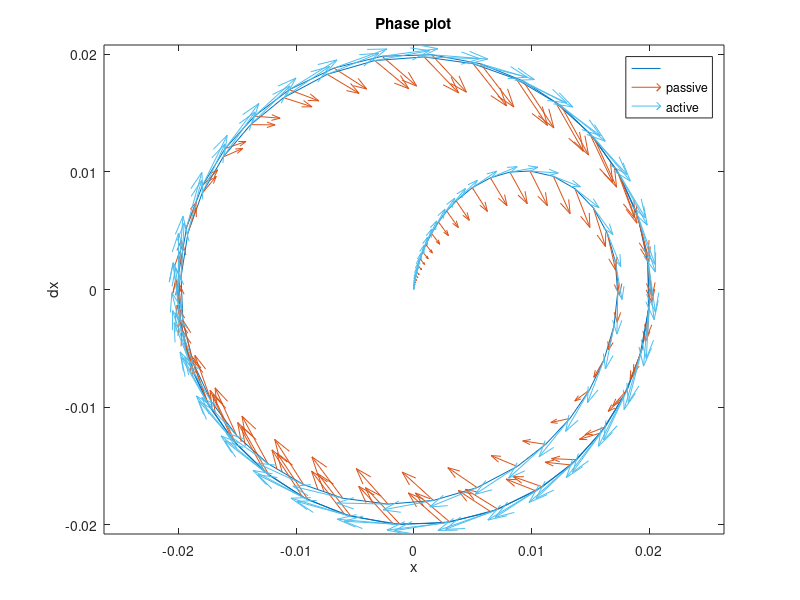
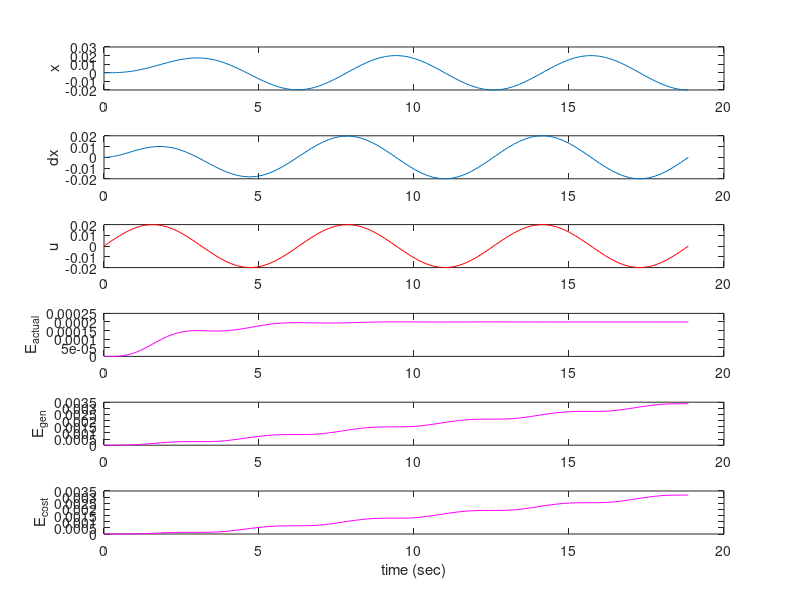
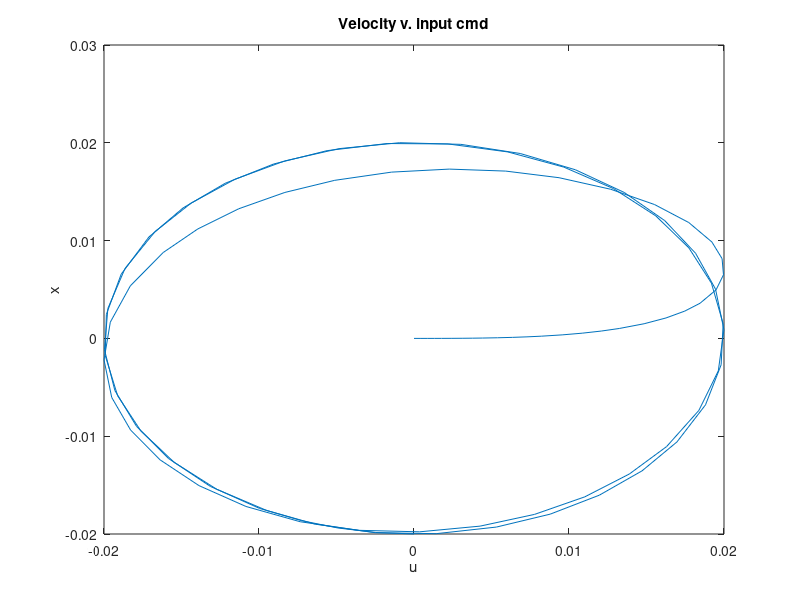
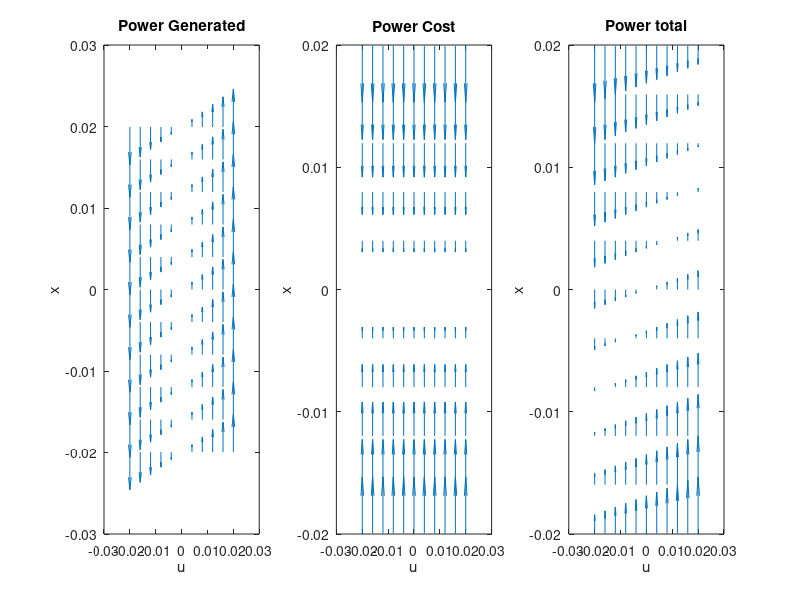

MATLAB code for these plots, in order:
function main

m = 1;      % Mass
c = 1;      % Damping
k = 1;      % Spring Constant
w = .731/(2*pi);  % Frequency
w = 1/(2*pi);

g = 0.02;    % Input gain

fcn_phys = @(q,u) [q(2);...
                   (u - c*q(2) - k*q(1))/m];
               
fcn_ctrl_kick = @(t, q) g * sign(sin(2*pi*w*t));
fcn_ctrl_push = @(t, q) g * sin(2*pi*w*t);
fcn_ctrl_opt1 = @(t, q) g * sign(q(2));
fcn_ctrl_opt2 = @(t, q) g * sign(q(2))*exp(-1000*q(2).^2);
fcn_ctrl_opt3 = @(t, q) g * sign(q(2))*(q(2) < g/c);
fcn_ctrl_circ = @(t, q) sign(q(2))*sqrt(g^2 - q(1)^2 - q(2)^2);

%%%%%%%%%%%%%%%%%%%%%%%%%%%%%%%%%%%%%%%%%
%%% Select Control Strat
switch 2
    case 1
       fcn_u = fcn_ctrl_kick; 
    case 2
       fcn_u = fcn_ctrl_push;
    case 3
       fcn_u = fcn_ctrl_opt1;
    case 4
       fcn_u = fcn_ctrl_opt2;
    case 5
       fcn_u = fcn_ctrl_opt3;
    case 6
        fcn_u = fcn_ctrl_circ;
    otherwise
        fcn_u = @(t, q) 0;
end


fcn_sim = @(t,x) fcn_phys(x, fcn_u(t,x));

[t,q] = ode45(fcn_sim, [0,3/w], [0;.00001]);
% Calculate the control cmds sent
u_thang = zeros(1, size(q,1));
% Recreate the U-command
for i=1:size(q)
    u_thang(i) = fcn_u(t(i),q(i,:)');
end
dt = [diff(t)', diff(t((end-1):end))];



%%% Plots %%%
figure(12300)
clf
plot(q(:,1), q(:,2))
hold on
quiver(q(:,1),q(:,2), q(:,2), -k/m*q(:,1) - c/m*q(:,2))
quiver(q(:,1),q(:,2), q(:,2), u_thang'/m-k/m*q(:,1) - c/m*q(:,2))
title('Phase plot')
xlabel('x')
ylabel('dx')
legend('','passive','active')
axis equal

figure(12301)
clf
n_figs = 6;
% Position
subplot(n_figs,1,1)
plot(t,q(:,1))
ylabel('x')
% Velocity
subplot(n_figs,1,2)
plot(t,q(:,2))
ylabel('dx')
% Input cmd
subplot(n_figs,1,3)
plot(t, u_thang, 'r')
ylabel('u')
% Energy in system
subplot(n_figs,1,4)
plot(t, .5*k*q(:,1).^2 + .5*m*q(:,2).^2, 'm')
ylabel('E_{actual}')
% Energy generated
subplot(n_figs,1,5)
plot(t, cumsum(q(:,2)'.*u_thang.*dt), 'm');
ylabel('E_{gen}')
% Energy lost
subplot(n_figs,1,6)
plot(t, cumsum(c*q(:,2)'.^2.*dt), 'm');
ylabel('E_{cost}')
xlabel('time (sec)')
%%%%%%%%%%%%%%%%%%%%%%%%%%%
% % Power integrated
% subplot(n_figs, 1, 7)
% plot(t, cumsum(q(:,2)'.*u_thang.*dt)...
%        -cumsum(c*q(:,2)'.^2.*dt), 'm')
% ylabel('E_{diff}')
% xlabel('x')
% % Energy recalc'd
% subplot(n_figs, 1, 8)
% plot(t(1:end-1), cumsum(u_thang(1:end-1) .* diff(q(:,1)')), 'k')
% ylabel('u*dx')


figure(12302)
plot(u_thang,q(:,1))
xlabel('u')
ylabel('x')
title('Velocity v. input cmd')

%%%%%%%%%%%%%%%%%%%%%%%%%%%%%%%%%%%%%%%
% Plot the vector graphgs for generated
% power, power cost and total
u_s = linspace(min(u_thang), max(u_thang), 11);
x_s = linspace(min(q(:,2)), max(q(:,2)), 11);
[U,X] = meshgrid(u_s,x_s);
P_gen_u = 0*U;
P_gen_x = U;
P_cost_u = 0*U;
P_cost_x = -2*c*X;
P_total_u = P_gen_u + P_cost_u;
P_total_x = P_gen_x + P_cost_x;

figure(12303)
clf
subplot(1,3,1)
quiver(U,X,P_gen_u, P_gen_x)
xlabel('u')
ylabel('x')
title('Power Generated')
subplot(1,3,2)
quiver(U,X,P_cost_u, P_cost_x)
xlabel('u')
ylabel('x')
title('Power Cost')
subplot(1,3,3)
quiver(U,X,P_total_u, P_total_x)
xlabel('u')
ylabel('x')
title('Power total')

%%%NOW WITH ONE MORE DIMENSION
% Plot the vector graphgs for generated
% power, power cost and total
u_s = linspace(min(u_thang), max(u_thang), 4);
x_s = linspace(min(q(:,2)), max(q(:,2)), 4);
v_s = linspace(min(q(:,2)), max(q(:,2)), 4);
[U,X,V] = meshgrid(u_s,x_s,v_s);
P_gen_u = 0*U;
P_gen_x = U;
P_gen_v = 0*V;
P_cost_u = 0*U;
P_cost_x = -2*c*V;
P_cost_v = 0*X;
P_total_u = P_gen_u + P_cost_u;
P_total_x = P_gen_x + P_cost_x;
P_total_v = P_gen_v + P_cost_v;

figure(12304)
clf
subplot(1,3,1)
quiver3(U,X,V, P_gen_u, P_gen_x, P_gen_v)
xlabel('u')
ylabel('x')
zlabel('v')
title('Power Generated')
subplot(1,3,2)
quiver3(U,X,V, P_cost_u, P_cost_x, P_cost_v)
xlabel('u')
ylabel('x')
zlabel('v')
title('Power Cost')
subplot(1,3,3)
quiver3(U,X,V, P_total_u, P_total_x, P_total_v)
hold on
plot3( u_thang,q(:,1), q(:,2), 'r')
xlabel('u')
ylabel('x')
zlabel('v')
title('Power total')

figure(12305)
clf
quiver3(U,X,V, 0*U, V, (U - k*X - c*V)/m)
hold on
plot3( u_thang,q(:,1), q(:,2), 'r')
quiver3(u_thang', q(:,1), q(:,2),...
        0*u_thang', q(:,2), (u_thang' - k*q(:,1) - c*q(:,2))/m)
xlabel('u')
ylabel('x')
zlabel('v')
title('Natural Dynamics')



end